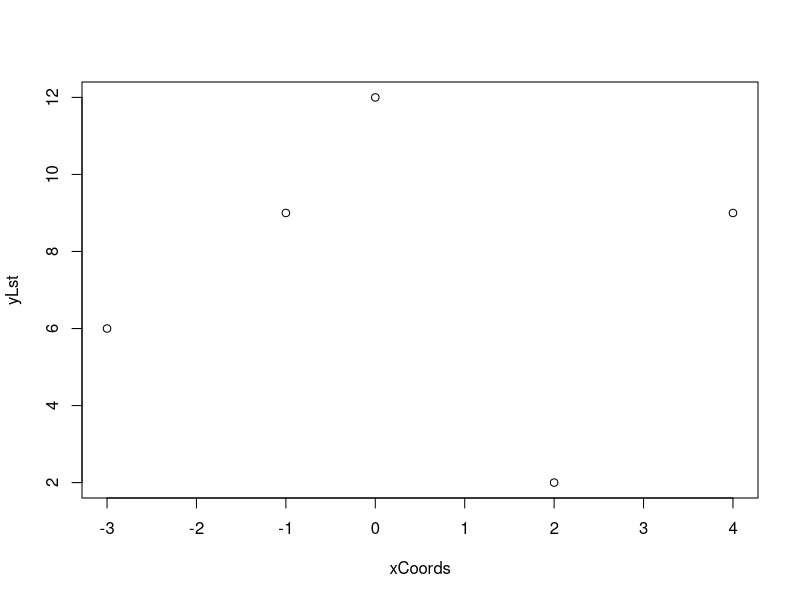

Here is the R script that generated this plot:
# RCTTutorial2.R

# QRQ 1
v1a = c(47, 35, 22, 10)
v1b = 1:12
v1c = seq(4, 84, 4)
v1d = c(rep(3, 11), rep(4, 11), rep(5, 12))
v1e = c(seq(7, 1, -1), 19, seq(2, 30, 2))

# QRQ 2
t = c(57, 61, 63, 64, 88, 89, 88, 86, 70, 81, 76, 76)
temperatures = matrix(t,nrow=3)
temperatures[3, 3]
temperatures[2, 1]
temperatures[3,]
temperatures[,2]
temperatures[c(1, 3), 2:4]

# QRQ 3
airPressure = array(dim=c(5,5,3))
for (i in 1:5) { 
	for (j in 1:5) {
  		airPressure[i,j,1] = 1
  		airPressure[i,j,2] = .99
  		airPressure[i,j,3] = .98
	}
}
airPressure[3, 3, 3]
airPressure[4, 2, 1]
airPressure[3, , ]
airPressure[, , 1]
airPressure[4, 2:5, ]

# QRQ 4
yLst = c(6, 2, 9, 9, 12)
xCoords = c(-3,2,-1,4,0)
plot(xCoords, yLst)

